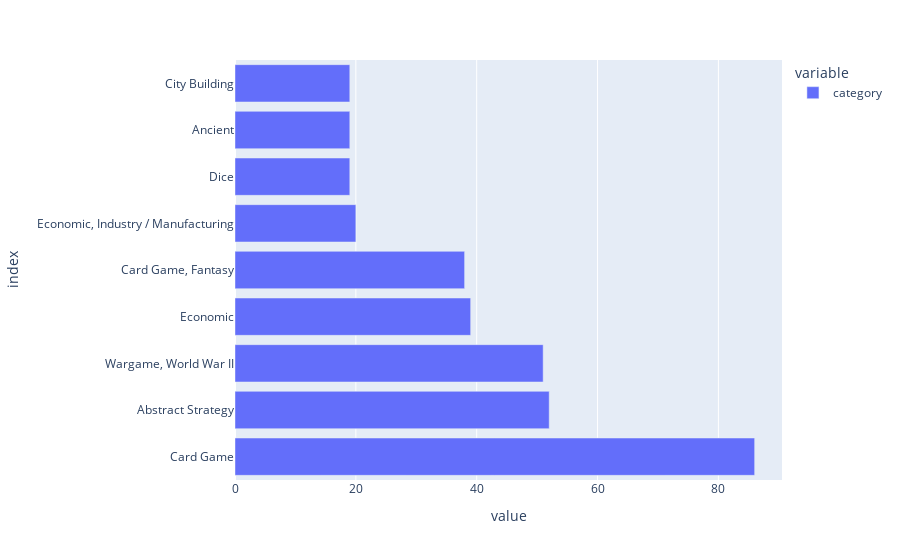

This figure's notebook cell:
### Markdown cell above
### 4.x Relación entre Categorías y Juegos Comprados 
Queremos ver cúales son las temáticas o categorías que mas juegos hay en el mercado, para de este modo saber las tendencias tanto actuales como pasadas.

### Code cell
# Plot top 9 category values count in the dataframe
bgg.category.value_counts().head(9).plot(kind='barh')

### Figure 1 — Plotly figure (JSON) as saved in the notebook; plotly's stock layout.template omitted (floating-point values rounded to 4 significant figures)
{"data": [{"alignmentgroup": "True", "hovertemplate": "variable=category<br>value=%{x}<br>index=%{y}<extra></extra>", "legendgroup": "category", "marker": {"color": "#636efa", "pattern": {"shape": ""}}, "name": "category", "offsetgroup": "category", "orientation": "h", "showlegend": true, "textposition": "auto", "type": "bar", "x": [86, 52, 51, 39, 38, 20, 19, 19, 19], "xaxis": "x", "y": ["Card Game", "Abstract Strategy", "Wargame, World War II", "Economic", "Card Game, Fantasy", "Economic, Industry / Manufacturing", "Dice", "Ancient", "City Building"], "yaxis": "y"}], "layout": {"barmode": "relative", "legend": {"title": {"text": "variable"}, "tracegroupgap": 0}, "margin": {"t": 60}, "xaxis": {"anchor": "y", "domain": [0, 1], "title": {"text": "value"}}, "yaxis": {"anchor": "x", "domain": [0, 1], "title": {"text": "index"}}}}
